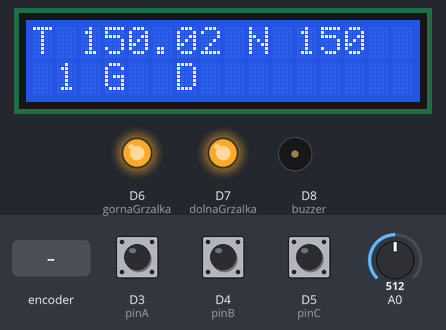
A program run on a simulated ESP8266 (NodeMCU). Parts: 16×2 character LCD, output pins drawn as LEDs (lit = HIGH), buzzer (waves = sounding, pin HIGH). The test bench sets the inputs (shaded band); at power-on: A0 = 512, D3 (pinA) HIGH, D4 (pinB) HIGH, D5 (pinC) HIGH. What the program prints to the serial monitor is not drawn.

Above: at 1.2 s.
1.3 s: A0 set to 1023
At 2.4 s:
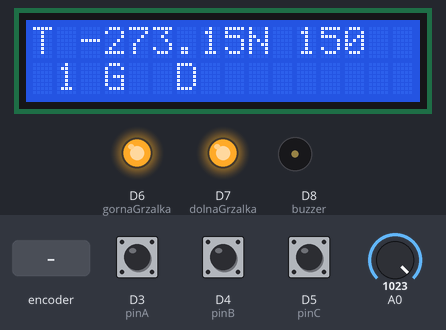
2.9 s: rotary encoder on D3 (pinA) / D4 (pinB) turned 1 step (first pin leading)
4.6 s: rotary encoder on D3 (pinA) / D4 (pinB) turned 3 steps (first pin leading)
At 5.6 s:
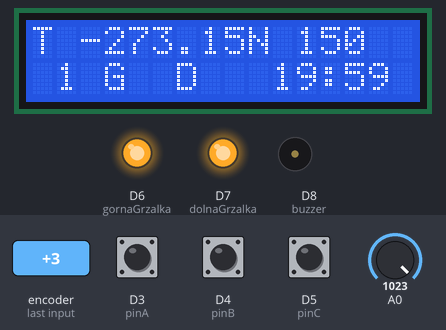
6.7 s: A0 set to 900
At 8.6 s:
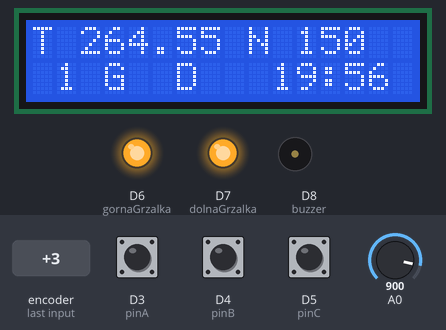
9.3 s: A0 set to 716
At 10.2 s:
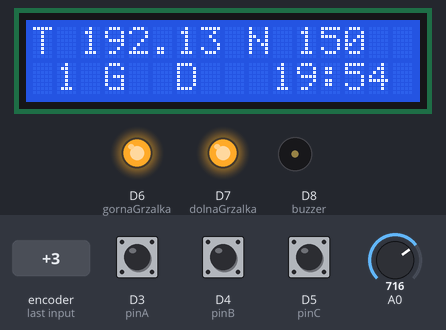
Timing chart, 0 to 12.3 s (numbered marks = the images above; inputs shaded):
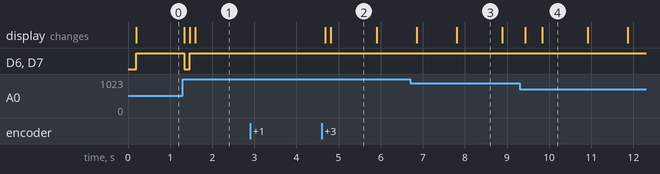

Measured:
- after the input at 1.3 s, D6 (gornaGrzalka), D7 (dolnaGrzalka): HIGH → LOW at once, → HIGH 0.13 s later; the display: first changes at once (image 1 shows a later state)
- after the input at 2.9 s, every drawn part: stays the same
- after the input at 4.6 s, the display: first changes after 0.08 s (image 2 shows a later state)
- what the display in image 3 shows lasts 1.1 s, from 7.8 s to 8.9 s

The program:

main.cpp
```cpp
#include <LiquidCrystal_I2C.h>
#include <Encoder.h>
#define TERMISTORNOMINAL 100000
#define TEMPERATURENOMINAL 25
#define BETA 3950
#define R1 2000
#define pinA D3
#define pinB D4
#define pinC D5
#define buzzer D8
#define gornaGrzalka D6
#define dolnaGrzalka D7
#define DEBOUNCE_TIME 5
#define DEBOUNCE_TIME2 1000
#define napiecie 3.3 //napiecie na dzielniku napiecia
#define rozdzielczosc 1024  // ilosc stanow na przetworniku analogowym
volatile uint32_t DebounceTimer = 0;
volatile uint32_t DebounceTimer2 = 0;
volatile uint32_t timer = 0;
volatile uint32_t timertemp = 0;
volatile uint32_t timerBeep = 0;
volatile int32_t setTime = 1200000;
volatile int32_t button = 0;
volatile int32_t tryb = 0;
int histereza = 2;
int setTemp = 150;
bool pinAstateCurrent = 0;
bool pinAStateLast = 1;
bool pinCstateCurrent = 0;
bool pinCStateLast = 1;
bool enableTimer = 0;
bool grzeje = 1;
bool gora = 1;
bool dol = 1;
float R2;
float aproksymacja_rezystancji;
float aproksymacja_napiecia;
double srednia;
int e = 0;
bool trybZmiana=0;

LiquidCrystal_I2C lcd(0x27,16,2);

long int zmien(long int liczba, int ilosc)
{
//      Serial.print("test_zmien_1 ");
  pinAstateCurrent = digitalRead(pinC);
  if ((pinAStateLast == LOW) && (pinAstateCurrent == HIGH))
  {

    if (digitalRead(pinB) == HIGH)
    {
      liczba = liczba - ilosc;
    }
    else
    {

      liczba = liczba + ilosc;
    }
  }
  pinAStateLast = pinAstateCurrent;
  return (liczba);
}


ICACHE_RAM_ATTR void enkoder()
{
    Serial.print("test_enkoder_1 ");
  if (millis() - DEBOUNCE_TIME >= DebounceTimer)
  {
    DebounceTimer = millis();
    if (button == 0)
    {
      setTemp = zmien(setTemp, 5);
    }
    if (button == 1)
    {
      tryb = zmien(tryb,1);
      if (tryb > 2) tryb = 0;
      if (tryb < 0) tryb = 2;
      trybZmiana=1;
    }
    if (button == 2)
    {
      setTime = zmien(setTime, 60000);
    }
  }
}
ICACHE_RAM_ATTR void przycisk()
{
  if (millis() - DEBOUNCE_TIME2 >= DebounceTimer2)
  {
    DebounceTimer2 = millis();
    button ++;
    if (button > 2) button=0;
    if (button == 2) enableTimer=1;
    timer = millis();
 // Serial.print("\n");
 // Serial.print(button);
  }
}
void czas()
{

  timertemp = millis();
  lcd.setCursor(2, 1);
  setTime = setTime - (timertemp - timer);
  timer = timertemp;
  if (setTime < 0)
  {
    grzeje = 0;
    if(millis()>timerBeep+1000) {tone(buzzer,3500,500); timerBeep=millis();}
    else                         tone(buzzer,0);
  }
    if (setTime > 0)
  {
    grzeje = 1;
    tone(buzzer,0);
  }
}
void display_reset()
{
 // Serial.print("test_01 ");
  lcd.init();
  lcd.backlight();
  lcd.print("T");
  //lcd.setCursor(0, 1);
  //lcd.print("R");
  //lcd.setCursor(9, 1);
  lcd.setCursor(9, 0);
//  Serial.print("test_02 ");
  lcd.print("N");
}
void wyswietl(float steinhart)
{
  lcd.setCursor(2, 0);
  lcd.print("       ");
  lcd.setCursor(2, 0);
  lcd.print(steinhart);
  lcd.setCursor(2, 1);
  // lcd.setCursor(2, 1);
  // lcd.print("l/d");
  if (enableTimer == 1)
  {
    lcd.setCursor(10, 1);
    long int temp = setTime / 1000;
    lcd.print(temp / 60);
    lcd.print(":");
    lcd.print(temp % 60);
    lcd.print("  ");
  }
  lcd.setCursor(11, 0);
  lcd.print(setTemp);
  lcd.print("  ");
  lcd.setCursor(1, 1);
  lcd.print(grzeje);
  lcd.setCursor(3, 1);
  if (tryb==0) lcd.print("G  D");
  if (tryb==1) lcd.print("G   ");
  if (tryb==2) lcd.print("   D");

}
void grzanie()
{
  if (grzeje==0)
  {
    digitalWrite(gornaGrzalka,LOW);
    digitalWrite(dolnaGrzalka,LOW);
  }
  else
  {
  if (tryb==0)
  {
    digitalWrite(gornaGrzalka,HIGH);
    digitalWrite(dolnaGrzalka,HIGH);
  }
  if (tryb==1)
  {
    digitalWrite(gornaGrzalka,HIGH);
    digitalWrite(dolnaGrzalka,LOW);
  }
  if (tryb==2)
  {
    digitalWrite(gornaGrzalka,LOW);
    digitalWrite(dolnaGrzalka,HIGH);
  }
}
}
void setup()
{
  Serial.begin(115200);
  display_reset();
  //Serial.print("test_11 ");
  pinMode(13, INPUT);
  pinMode(14, INPUT);
 // Serial.print("test_12 ");
  pinMode(pinB, INPUT_PULLUP);
  pinMode(pinA, INPUT_PULLUP);
  pinMode(pinC, INPUT_PULLUP);
  attachInterrupt(digitalPinToInterrupt(pinB), enkoder, CHANGE);
 // Serial.print("test_13 ");
  attachInterrupt(digitalPinToInterrupt(pinA), przycisk, RISING);
  pinMode(gornaGrzalka, OUTPUT);
  pinMode(dolnaGrzalka, OUTPUT);
  pinMode(buzzer, OUTPUT);
}
void loop()
{
  if (e == 1000)
  {
    display_reset();
    e = 0;
  }
  e++;
  delay(50);
  double temp = 0;
  int samples = 10;
  // digitalWrite(10,HIGH);
  // delay(100);
  // digitalWrite(10,LOW);
  // delay(100);
  // digitalWrite(11,HIGH);
  // delay(100);
  // digitalWrite(11,LOW);
  // delay(1000);
  for (int i = 0; i < samples; i++)
  {
    temp = temp + analogRead(A0);
    delay(5);
  }
  srednia = 0. + temp / samples;
  aproksymacja_napiecia = napiecie - srednia * napiecie / rozdzielczosc;
  srednia = rozdzielczosc-1 - srednia;
  aproksymacja_rezystancji = (rozdzielczosc-1) / srednia - 1;
  aproksymacja_rezystancji = R1 / aproksymacja_rezystancji;
  float steinhart;
  steinhart = aproksymacja_rezystancji / TERMISTORNOMINAL; // (R/Ro)
  steinhart = log(steinhart);                              // ln(R/Ro)
  steinhart /= BETA;                                       // 1/B * ln(R/Ro)
  steinhart += 1.0 / (TEMPERATURENOMINAL + 273.15);        // + (1/To)
  steinhart = 1.0 / steinhart;                             // Invert
  steinhart -= 273.15;
  wyswietl(steinhart);
  if (steinhart >= setTemp + histereza) grzeje = 0;
  if (steinhart <= setTemp - histereza) grzeje = 1;
  if (enableTimer == true)
  {
    czas();
  }
grzanie();
  // Serial.print("\ntemperatura\n"); // convert absolute temp to C
  // Serial.print("\n\n");

  // if (setTemp + 5 < steinhart || setTemp - 5 > steinhart)
  // {
  //   digitalWrite(A4, LOW); //Cykliczna zmiana stanu wyjścia
  //   tone(A4, 3000);
  //   delay(100);
  //   noTone(A4);
  // }
}
```
